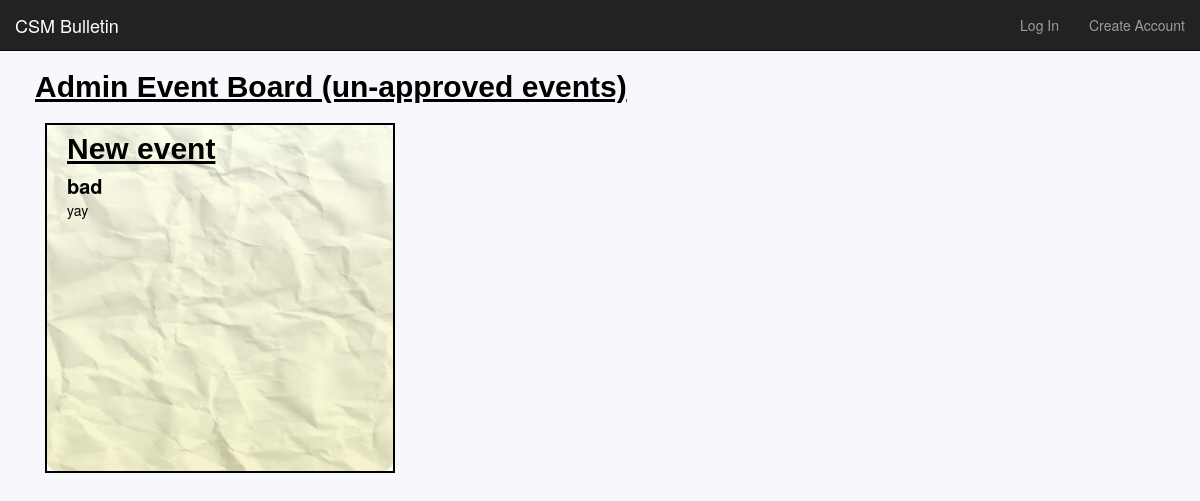
Before: /members/moderator/ with the older database file.
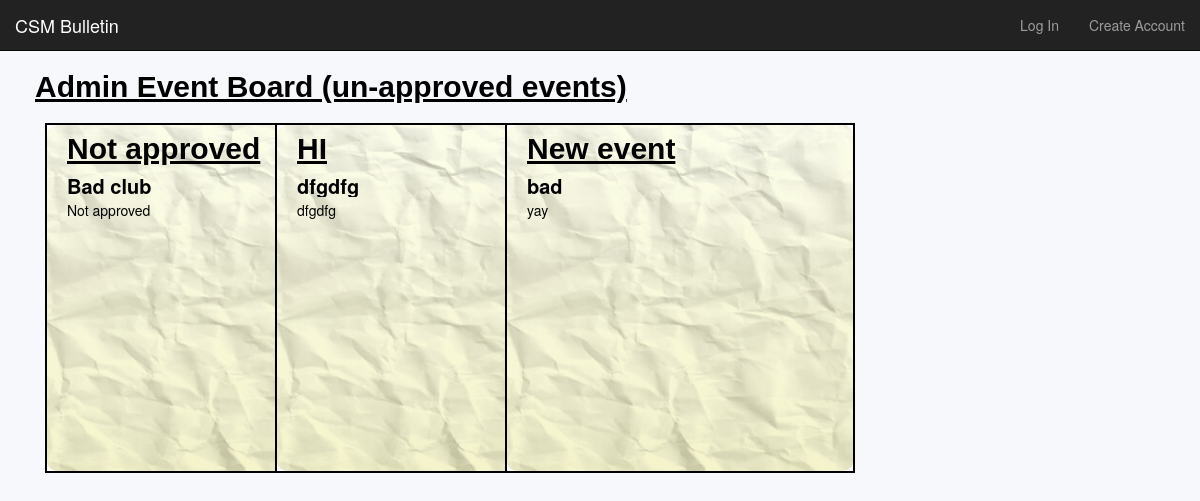
After: the same page with the newer database file.
### events/models.py (models this page shows)
class Event(models.Model):  # makes an event class with five atributes
    title        = models.CharField(max_length=120) # make title limited to 120 chars
    description  = models.TextField(blank=True, default='') # make description not required
    repeats      = models.BooleanField(default=False)
    approved     = models.BooleanField(default=False)
    date         = models.DateField()
    start_time   = models.TimeField()
    end_time     = models.TimeField()
    posting_club = models.CharField(max_length=100)
    user         = models.ForeignKey(to=User, related_name="events", blank=True, null=True, on_delete=models.CASCADE)
    image        = models.ImageField(null=True, blank=True, upload_to='images/')
    def get_absolute_url(self):
        return reverse('events:event', kwargs={'id': self.id})

### members/views.py (the view)
def moderator_view(request):        # directs to a page for only moderators
    sorted_list = Event.objects.all().order_by('date', 'start_time')
    return render(request, 'authenticate/moderator.html', { 'object_list': sorted_list })

### members/templates/authenticate/moderator.html (shortened to what this page needs)
{% extends 'base.html' %}
{% block content %}
{% load static %} <link rel="stylesheet" href="{% static 'eventboard.css' %}">
<h1>Admin Event Board (un-approved events)</h1>
  {% for event in object_list %}
    {% if event.approved == False %}
      <div class="column">
        <a href="/members/moderator/view/{{ event.id }}/">
          <div class="box">
            {% load static %} <img src="{% static 'images/paper.jpg' %}" alt="Paper">
            <div class="gradient"></div>
            <h1><div class="ellipsis">{{ event.title }}</div></h1>
            <h2><div class="ellipsis">{{ event.posting_club }}</div></h2>
            <p>{% if event.description %}{{ event.description }}{% else %}N/A{% endif %}</p>
          </div>
        </a>
      </div>
    {% endif %}
{% endfor %}
{% endblock %}

Changed rows visible on the page:
now on this page (row edited): Event: approved False (drawn), title "Not approved", posting_club "Bad club", description "Not approved"
now on this page (row edited): Event: approved False (drawn), title "HI", posting_club "dfgdfg", description "dfgdfg"
